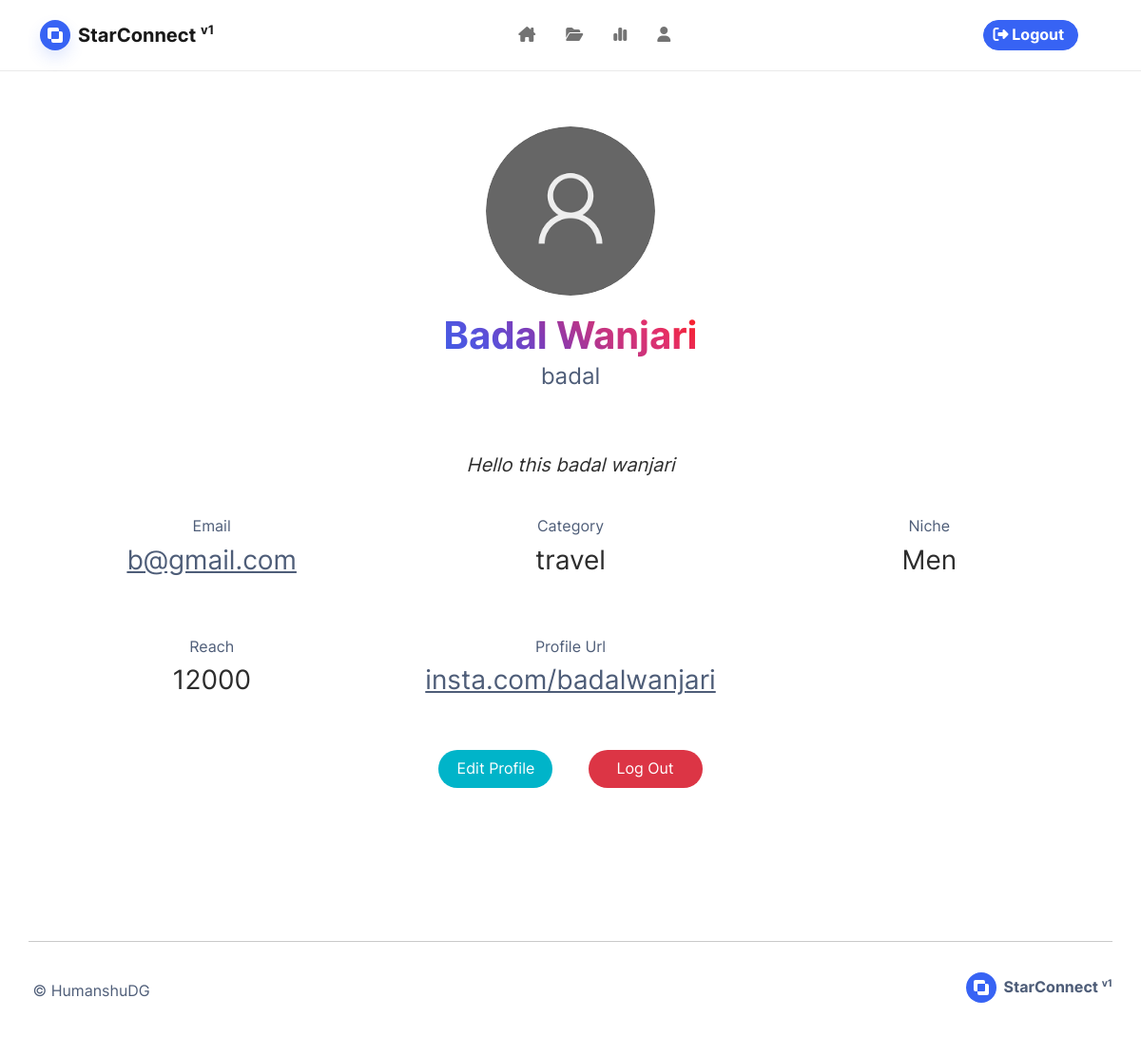
Screenshot of /account (signed in) with the database file from the repository.
### base/models.py (models this page shows, shortened)
class Influencer(db.Model):
    id = db.Column(db.Integer, primary_key=True)
    user_id = db.Column(db.Integer, db.ForeignKey('user.id'), unique=True)
    influencer_name = db.Column(db.String(100), nullable=False)
    category = db.Column(db.String(100), nullable=False)
    niche = db.Column(db.String(100), nullable=False)
    reach = db.Column(db.Integer, nullable=False)
    profile_url = db.Column(db.String(100), nullable=True)
    image_file = db.Column(db.String(50), nullable=False, default='default.jpg')
    bio = db.Column(db.Text(), nullable=True)
    campaign_requests = db.relationship('CampaignRequest', backref='campaign_requests', uselist=True)
    campaign_contracts = db.relationship('Contract', backref='campaign_contracts', uselist=True)

class User(db.Model, UserMixin):
    id = db.Column(db.Integer, primary_key=True)
    username = db.Column(db.String(20), unique=True, nullable=False)
    email = db.Column(db.String(120), unique=True, nullable=False)
    password = db.Column(db.String(60), nullable=False)
    sponsor = db.relationship('Sponsor', backref='sponsor', uselist=False)
    influencer = db.relationship('Influencer', backref='influencer', uselist=False, cascade = "all,delete")
    is_disabled = db.Column(db.Boolean, default=True)
    is_banned = db.Column(db.Boolean, default=False)
    role = db.Column(db.String(), default="INFLUENCER")

### base/routes.py (the view)
@login_required
@role_required(Role.INFLUENCER.value, Role.SPONSOR.value)
@app.route("/account")
def account():
    if current_user.role == Role.SPONSOR.value:
        image_file = url_for('static', filename='profile_pics/' + current_user.sponsor.image_file)
        return render_template('profile/sponsor-profile.html', title='Profile', image_file=image_file)
    if current_user.role == Role.INFLUENCER.value:
        image_file = url_for('static', filename='profile_pics/' + current_user.influencer.image_file)
        return render_template('profile/influencer-profile.html', title='Profile', image_file=image_file)
    return redirect(url_for('home'))

### base/models.py (called while the page is built)
@login_manager.user_loader
def load_user(user_id):
    return User.query.get(int(user_id))

### base/templates/profile/influencer-profile.html (shortened to what this page needs)
{% extends 'base.html' %}
{% block blog %}
<section class="container py-5">
    <div class="container pe-xl-0 ps-xl-0">
        <h1
            class="fw-bold text-center ps-0 pb-0 mb-0 ps-md-0 pe-lg-0"
            style="font-size: 40px; text-align: center"
        >
            <img
                class="rounded-circle"
                style="
                    width: 16%;
                    aspect-ratio: 1;
                    margin: 10px;
                    object-fit: cover;
                "
                src="{{ image_file }}"
            />
            <br />
        </h1>
        <h1
            class="fw-bold text-center py-2 ps-0 pb-0 mb-0 ps-md-0 pe-lg-0"
            style="font-size: 40px; text-align: center"
        >
            <span
                style="
                    background: -webkit-linear-gradient(
                        45deg,
                        rgba(64, 93, 230, 1),
                        rgba(88, 81, 219, 1),
                        rgba(131, 58, 180, 1),
                        rgba(193, 53, 132, 1),
                        rgba(225, 48, 108, 1),
                        rgba(253, 29, 29, 1)
                    );
                    -webkit-background-clip: text;
                    -webkit-text-fill-color: transparent;
                "
            >
                {{ current_user.influencer.influencer_name }}
            </span>
        </h1>
		<p><span class="text-muted fs-4">{{current_user.username}}</span></p>
        <br />
        <blockquote
                class="blockquote text-center"
                style="
                    color: auto;
                    max-width: 60%;
                    border-radius: 25px;
                    padding: 16px 24px;
                    text-shadow: #ffffff 1px 0px 20px;
                "
            >
                <i> {{ current_user.influencer.bio }} </i>
            </blockquote>
        <div class="col-md-12 mb-4" style="display: grid; grid-template-columns: 1fr 1fr 1fr;column-gap: 1rem;row-gap: 2rem; place-items: center;">
			<div class="m-1 col-md-12 col-sm-12">
				<div class="mb-2">
					<label class="text-muted">
						Email
					</label>
					<p class="text-center fs-3"><a href="mailto:{{current_user.email}}" target="_blank">{{current_user.email}}</a></p>
				</div>
			</div>
			<div class="m-1 col-md-12 col-sm-12">
				<div class="mb-2">
					<label class="text-muted">
						Category
					</label>
					<p class="text-center fs-3">{{current_user.influencer.category}}</p>
				</div>
			</div>
			<div class="m-1 col-md-12 col-sm-12">
				<div class="mb-2">
					<label class="text-muted">
						Niche
					</label>
					<p class="text-center fs-3">{{current_user.influencer.niche}}</p>
				</div>
			</div>
            <div class="m-1 col-md-12 col-sm-12">
				<div class="mb-2">
					<label class="text-muted">
						Reach
					</label>
					<p class="text-center fs-3">{{current_user.influencer.reach}}</p>
				</div>
			</div>
            <div class="m-1 col-md-12 col-sm-12">
				<div class="mb-2">
					<label class="text-muted">
						Profile Url
					</label>
					<p class="text-center fs-3"><a target="_blank" href="https://{{current_user.influencer.profile_url}}">{{current_user.influencer.profile_url}}</a></p>
				</div>
			</div>
        </div>
        <h1
            class="fw-bold text-center ps-0 pb-0 mb-0 ps-md-0 pe-lg-0"
            style="font-size: 40px; text-align: center"
        >
            <a href="{{ url_for('influencer_account_edit') }}">
                <button
                    class="btn btn-info fs-6 fw-light text-center border-0 align-items-center align-content-center align-self-center m-auto pt-xl-1 pb-xl-1 pe-xl-2 ps-xl-2 pt-1 mt-0 pb-0 mb-0 me-0 pe-md-1 pb-md-0 mb-md-0"
                    type="button"
                    style="
                        height: 40px;
                        width: 120px;
                        font-size: 1px;
                        padding: 0px 0px;
                        text-align: center;
                    "
                >
                    <b> Edit Profile </b>
                </button>
            </a>
            <a href="/logout">
                <button
                    class="btn btn-danger fs-6 fw-light text-center border-0 align-items-center align-content-center align-self-center m-auto pt-xl-1 pb-xl-1 pe-xl-2 ps-xl-2 pt-1 mt-0 pb-0 mb-0 me-0 pe-md-1 pb-md-0 mb-md-0"
                    type="button"
                    style="
                        height: 40px;
                        width: 120px;
                        font-size: 1px;
                        padding: 0px 0px;
                        text-align: center;
                    "
                >
                    <b> Log Out </b>
                </button>
            </a>
            <br />
        </h1>
        <h1
            class="fw-bold text-center ps-0 pb-0 mb-0 ps-md-0 pe-lg-0"
            style="font-size: 40px; text-align: center"
        >
            <br />
        </h1>
    </div>
</section>
{% endblock %}

### rows the page displays
Influencer: influencer.influencer_name "Badal Wanjari", influencer.bio "Hello this badal wanjari", influencer.category "travel", influencer.niche "Men", influencer.reach "12000", influencer.profile_url "insta.com/badalwanjari"
User: username "badal", email "b@gmail.com"
